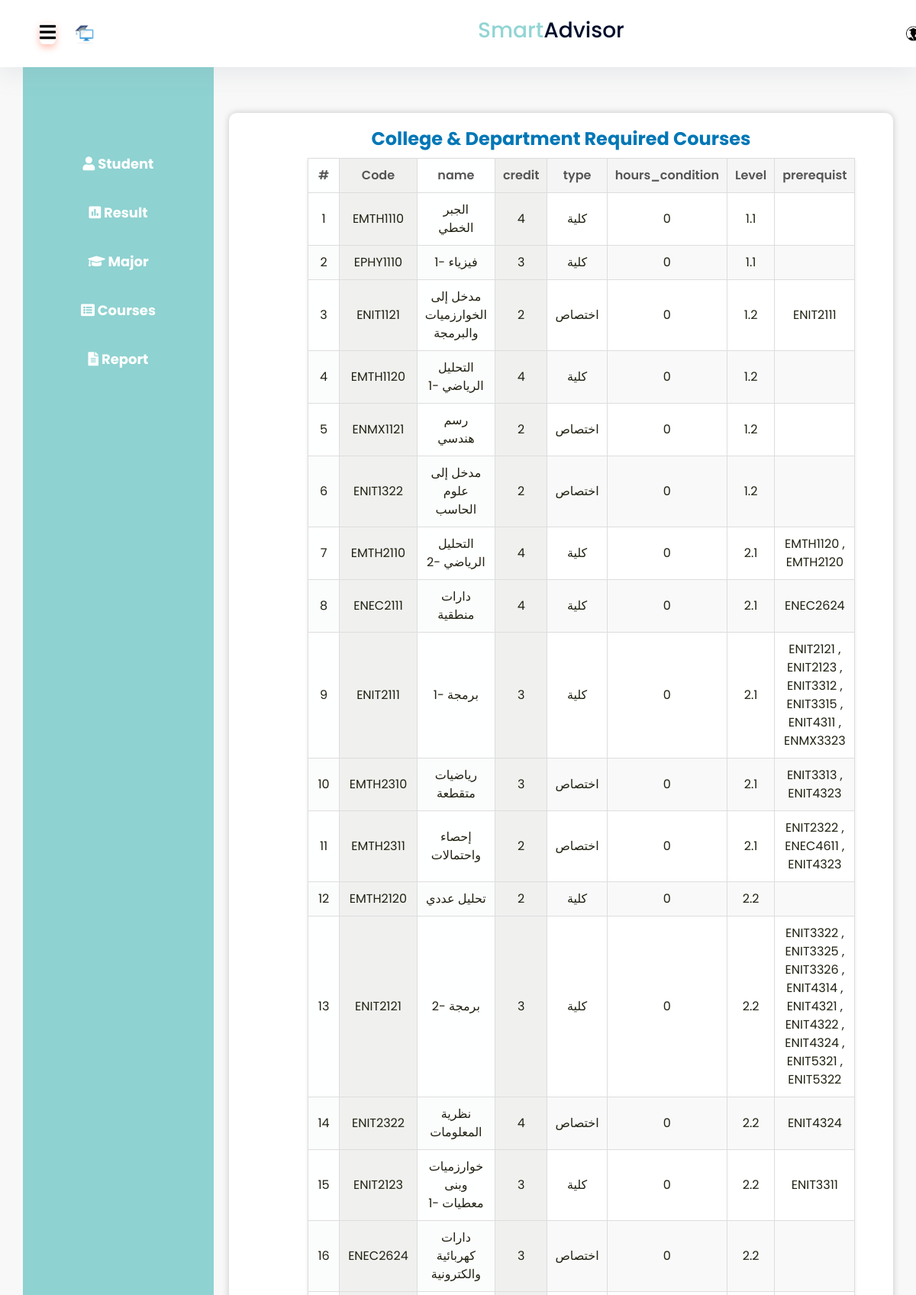
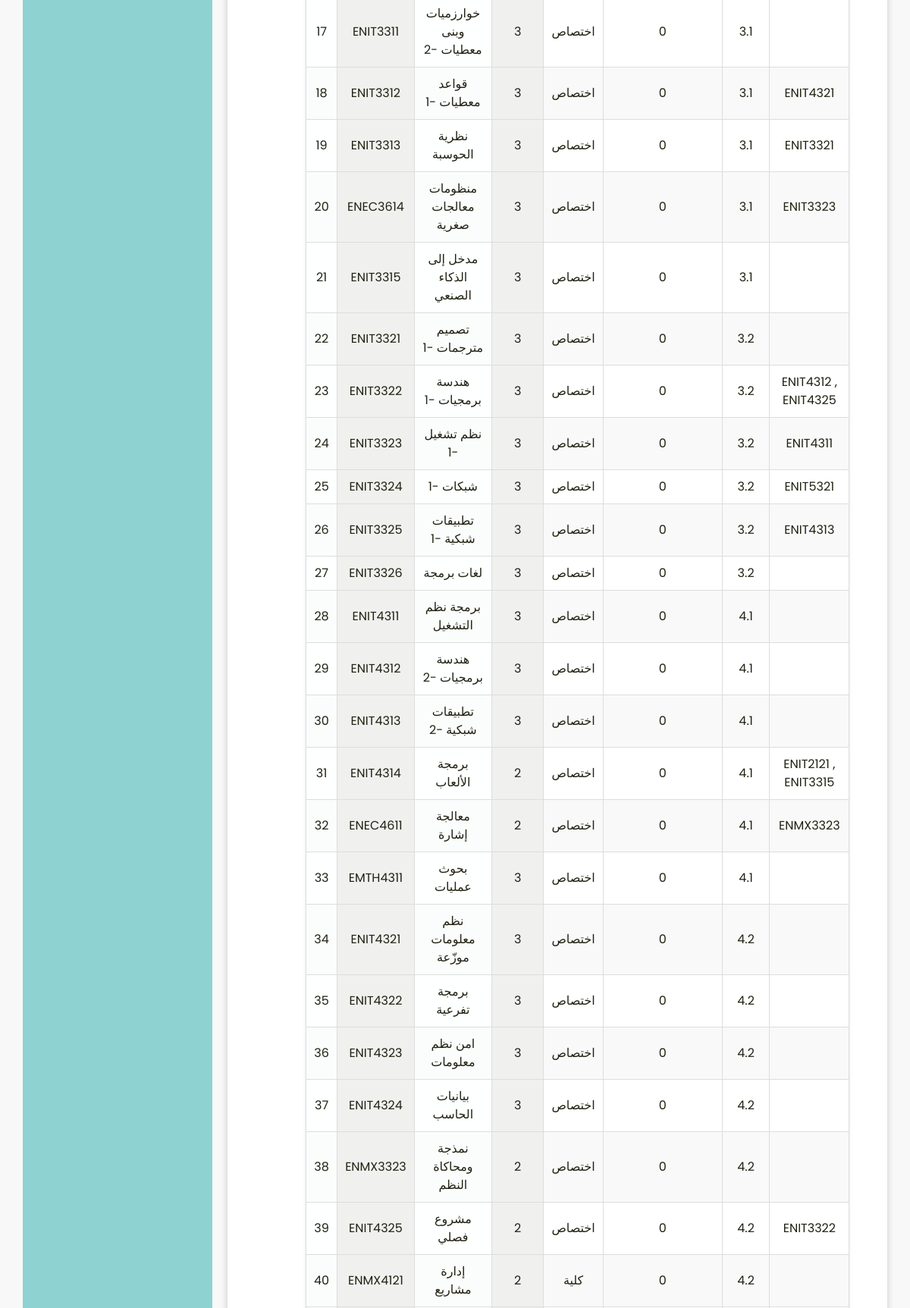
The page /allcourses/ (signed in, upper part) on the database its author committed (2 pictures, top to bottom).
### smartadvisor/models.py (models this page shows, shortened)
class Course(models.Model):
    name =models.CharField(max_length=50)
    code=models.CharField(max_length=20)
    level = models.ForeignKey(Level,on_delete=models.CASCADE,null=False)
    credit = models.CharField(max_length=10)
    is_reuqired = models.BooleanField(default=True) #ساعات مسجلة
    majors = models.ManyToManyField(Major)
    type = models.ForeignKey(Course_Type,on_delete=models.CASCADE,null=False)
    hours_condition= models.IntegerField(null=True,default=0)
    preRequst =models.ManyToManyField('self',blank=True, symmetrical=False)
    level2 = models.ForeignKey(level2,on_delete=models.CASCADE,null=True )

class Course_Type (models.Model):
    typeOfCourse =models.CharField(max_length=50)

class Level (models.Model):
    level =models.CharField(max_length=50)
    semester_name=models.ForeignKey(semester_name,on_delete=models.CASCADE,null=True)

### smartadvisor/views.py (the view)
# urls.py: path('allcourses/',allcourses , name='allcourses'),
@login_required(login_url='login')
def allcourses(request):
    courses_required = Course.objects.filter(is_reuqired=True)
    courses_not_required = Course.objects.filter(is_reuqired=False ,type=2)
    elective = Course.objects.filter(is_reuqired=False ,type=1)
    context={
        'courses_required':courses_required,
        'courses_not_required':courses_not_required,
        'elective':elective
    }
    return render (request,'allcourses/allcourses.html',context)

### smartadvisor/templates/allcourses/allcourses.html (shortened to what this page needs)
{% extends 'home/home.html'%}
{%load static%}
{% block content%}
<h1> college & department required courses </h1>
<div class="report-table-container">
    <table class="report-table">
        <thead>
            <tr><th>#</th>
                <th>Code</th>
                <th>name</th>
                <th>credit</th>
                <th>type</th>
                <th>hours_condition</th>
                <th>Level</th>
                <th>prerequist</th>
            </tr>
        </thead>
        <tbody>
            {% for course in courses_required %}
            <tr><td>{{forloop.counter}}</td>
                <td>{{course.code}}</td>
                <td>{{course.name}}</td>
                <td>{{course.credit}}</td>
                <td>{{course.type.typeOfCourse}}</td>
                <td>{{course.hours_condition}}</td>
                <td>{{course.level.level}}</td>
                <td>
                    {% for pre_course in course.preRequst.all %}
                        {{ pre_course.code }}
                        {% if not forloop.last %}, {% endif %}
                    {% endfor %}
                </td>
            </tr>
            {%endfor%}
        </tbody>
    </table>
    <br>
{% endblock content%}

### static/css/stylenav.css (style rules this page uses)
body { font-family: 'Poppins', sans-serif; font-size: 16px; line-height: 24px; font-weight: 400; color: #212112; background-image: url('https://s3-us-west-2.amazonaws.com/s.cdpn.io/1462889/pat-back.svg'); background-position: center; background-repeat: repeat; background-size: 7%; background-color: #fff; overflow-x: hidden; transition: all 200ms linear; }
h1 { font-size: 48px; line-height: 1.2; font-weight: 700; color: #212112; text-align: center; }
* { margin: 0; padding: 0; box-sizing: border-box; }

### static/css/uni.css (style rules this page uses)
* { margin: 0; padding: 0; box-sizing: border-box; }
body { background-color: #f8f8f8; font-family: 'Poppins', sans-serif; font-size: 16px; line-height: 24px; font-weight: 400; color: #212112; overflow-x: hidden; transition: all 200ms linear; }
h1 { font-size: 48px; line-height: 1.2; font-weight: 700; color: #212112; margin-bottom: 20px; text-transform: capitalize; }

### static/css/table.css (style rules this page uses)
h1 { font-size: 24px; margin-bottom: 10px; color: #333; }
.report-table-container { margin: 0 auto; width: 80%; }
.report-table { width: 100%; border-collapse: collapse; background: #fff; box-shadow: 0px 2px 4px rgba(0, 0, 0, 0.1); }
.report-table th, .report-table td { padding: 10px; text-align: center; border: 1px solid #ddd; }
.report-table th { background: #f5f5f5; color: #555; font-weight: 600; }
.report-table tbody tr:nth-child(2n) { background: #f9f9f9; }
h1 { color: #0077b6; }
.report-table th:nth-child(1), .report-table td:nth-child(1) { background: rgba(252, 254, 255, 0.404); }
.report-table th:nth-child(2), .report-table td:nth-child(2) { background: rgb(240, 240, 239); }
.report-table th:nth-child(3), .report-table td:nth-child(3) { background: rgba(252, 254, 255, 0.404) ; }
.report-table th:nth-child(4), .report-table td:nth-child(4) { background: rgb(240, 240, 239);; }

### rows shown on the page
Course: code "EMTH1110", name "الجبر الخطي", credit "4", type.typeOfCourse "كلية", hours_condition "0", level.level "1.1"
Course: code "EPHY1110", name "فيزياء -1", credit "3", type.typeOfCourse "كلية", hours_condition "0", level.level "1.1"
Course: code "ENIT1121", name "مدخل إلى الخوارزميات والبرمجة", credit "2", type.typeOfCourse "اختصاص", hours_condition "0", level.level "1.2"
Course: code "ENIT2111", name "برمجة -1", credit "3", type.typeOfCourse "كلية", hours_condition "0", level.level "2.1"
Course: code "EMTH1120", name "التحليل الرياضي -1", credit "4", type.typeOfCourse "كلية", hours_condition "0", level.level "1.2"
Course: code "ENMX1121", name "رسم هندسي", credit "2", type.typeOfCourse "اختصاص", hours_condition "0", level.level "1.2"
Course: code "ENIT1322", name "مدخل إلى علوم الحاسب", credit "2", type.typeOfCourse "اختصاص", hours_condition "0", level.level "1.2"
Course: code "EMTH2110", name "التحليل الرياضي -2", credit "4", type.typeOfCourse "كلية", hours_condition "0", level.level "2.1"
Course: code "EMTH2120", name "تحليل عددي", credit "2", type.typeOfCourse "كلية", hours_condition "0", level.level "2.2"
Course: code "ENEC2111", name "دارات منطقية", credit "4", type.typeOfCourse "كلية", hours_condition "0", level.level "2.1"
Course: code "ENEC2624", name "دارات كهربائية والكترونية", credit "3", type.typeOfCourse "اختصاص", hours_condition "0", level.level "2.2"
Course: code "ENIT2121", name "برمجة -2", credit "3", type.typeOfCourse "كلية", hours_condition "0", level.level "2.2"
Course: code "ENIT2123", name "خوارزميات وبنى معطيات -1", credit "3", type.typeOfCourse "كلية", hours_condition "0", level.level "2.2"
Course: code "ENIT3312", name "قواعد معطيات -1", credit "3", type.typeOfCourse "اختصاص", hours_condition "0", level.level "3.1"
Course: code "ENIT3315", name "مدخل إلى الذكاء الصنعي", credit "3", type.typeOfCourse "اختصاص", hours_condition "0", level.level "3.1"
Course: code "ENIT4311", name "برمجة نظم التشغيل", credit "3", type.typeOfCourse "اختصاص", hours_condition "0", level.level "4.1"
Course: code "ENMX3323", name "نمذجة ومحاكاة النظم", credit "2", type.typeOfCourse "اختصاص", hours_condition "0", level.level "4.2"
Course: code "EMTH2310", name "رياضيات متقطعة", credit "3", type.typeOfCourse "اختصاص", hours_condition "0", level.level "2.1"
Course: code "ENIT3313", name "نظرية الحوسبة", credit "3", type.typeOfCourse "اختصاص", hours_condition "0", level.level "3.1"
Course: code "ENIT4323", name "امن نظم معلومات", credit "3", type.typeOfCourse "اختصاص", hours_condition "0", level.level "4.2"
Course: code "EMTH2311", name "إحصاء واحتمالات", credit "2", type.typeOfCourse "اختصاص", hours_condition "0", level.level "2.1"
Course: code "ENIT2322", name "نظرية المعلومات", credit "4", type.typeOfCourse "اختصاص", hours_condition "0", level.level "2.2"
Course: code "ENEC4611", name "معالجة إشارة", credit "2", type.typeOfCourse "اختصاص", hours_condition "0", level.level "4.1"
Course: code "ENIT3322", name "هندسة برمجيات -1", credit "3", type.typeOfCourse "اختصاص", hours_condition "0", level.level "3.2"
Course: code "ENIT3325", name "تطبيقات شبكية -1", credit "3", type.typeOfCourse "اختصاص", hours_condition "0", level.level "3.2"
Course: code "ENIT3326", name "لغات برمجة", credit "3", type.typeOfCourse "اختصاص", hours_condition "0", level.level "3.2"
Course: code "ENIT4314", name "برمجة الألعاب", credit "2", type.typeOfCourse "اختصاص", hours_condition "0", level.level "4.1"
Course: code "ENIT4321", name "نظم معلومات موزّعة", credit "3", type.typeOfCourse "اختصاص", hours_condition "0", level.level "4.2"
Course: code "ENIT4322", name "برمجة تفرعية", credit "3", type.typeOfCourse "اختصاص", hours_condition "0", level.level "4.2"
Course: code "ENIT4324", name "بيانيات الحاسب", credit "3", type.typeOfCourse "اختصاص", hours_condition "0", level.level "4.2"
Course: code "ENIT5321"
Course: code "ENIT5322"
Course: code "ENIT3311", name "خوارزميات وبنى معطيات -2", credit "3", type.typeOfCourse "اختصاص", hours_condition "0", level.level "3.1"
Course: code "ENIT3321", name "تصميم مترجمات -1", credit "3", type.typeOfCourse "اختصاص", hours_condition "0", level.level "3.2"
Course: code "ENEC3614", name "منظومات معالجات صغرية", credit "3", type.typeOfCourse "اختصاص", hours_condition "0", level.level "3.1"
Course: code "ENIT3323", name "نظم تشغيل -1", credit "3", type.typeOfCourse "اختصاص", hours_condition "0", level.level "3.2"
Course: code "ENIT4312", name "هندسة برمجيات -2", credit "3", type.typeOfCourse "اختصاص", hours_condition "0", level.level "4.1"
Course: code "ENIT4325", name "مشروع فصلي", credit "2", type.typeOfCourse "اختصاص", hours_condition "0", level.level "4.2"
Course: code "ENIT3324", name "شبكات -1", credit "3", type.typeOfCourse "اختصاص", hours_condition "0", level.level "3.2"
Course: code "ENIT4313", name "تطبيقات شبكية -2", credit "3", type.typeOfCourse "اختصاص", hours_condition "0", level.level "4.1"
Course: code "EMTH4311", name "بحوث عمليات", credit "3", type.typeOfCourse "اختصاص", hours_condition "0", level.level "4.1"
Course: code "ENMX4121", name "إدارة مشاريع", credit "2", type.typeOfCourse "كلية", hours_condition "0", level.level "4.2"
